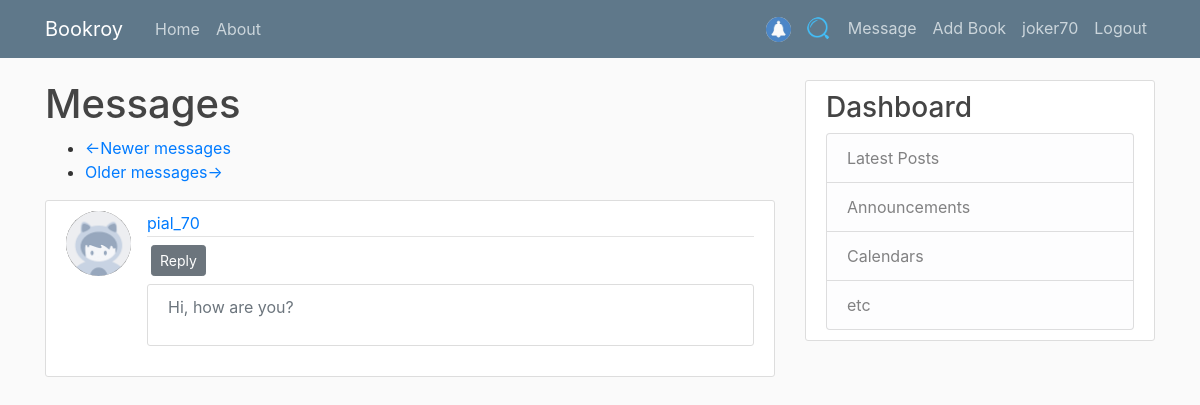
/messages (signed in), run on an earlier commit of the app's database.
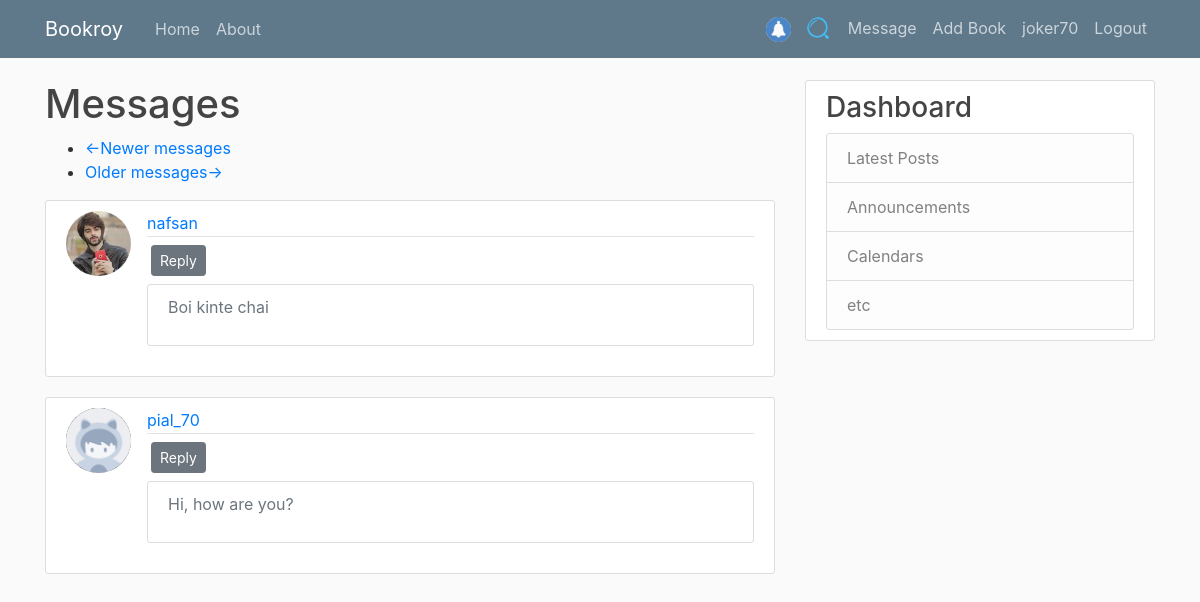
And on a later commit of the database.
### App/models.py (models this page shows, shortened)
class Message(db.Model):
    id = db.Column(db.Integer, primary_key=True)
    sender_id = db.Column(db.Integer, db.ForeignKey('user.id'))
    recipient_id = db.Column(db.Integer, db.ForeignKey('user.id'))
    body = db.Column(db.String(200))
    timestamp = db.Column(db.DateTime, index=True, default=datetime.utcnow)

class User(db.Model, UserMixin):
    id = db.Column(db.Integer, primary_key=True)
    username = db.Column(db.String(20), unique=True, nullable=False)
    email = db.Column(db.String(100), unique=True, nullable=False)
    profilePicture = db.Column(db.String(50), nullable=False, default='default.jpg')
    password = db.Column(db.String(50), nullable=False)
    posts = db.relationship('Post', backref='author', lazy=True)
    messages_sent = db.relationship('Message',
                                    foreign_keys='Message.sender_id',
                                    backref='author', lazy='dynamic')
    messages_received = db.relationship('Message',
                                        foreign_keys='Message.recipient_id',
                                        backref='recipient', lazy='dynamic')
    last_message_read_time = db.Column(db.DateTime)

### App/main/routes.py (the view)
@main.route('/messages')
@login_required
def messages():
    current_user.last_message_read_time = datetime.utcnow()
    db.session.commit()
    page = request.args.get('page', 1, type=int)
    messages = current_user.messages_received.order_by(
        Message.timestamp.desc()).paginate(per_page=5, page=page)
    next_url = url_for('main.messages', page=messages.next_num) \
        if messages.has_next else None
    prev_url = url_for('main.messages', page=messages.prev_num) \
        if messages.has_prev else None
    return render_template('messages.html', messages=messages.items,
                           next_url=next_url, prev_url=prev_url, User=User)

### App/models.py (called while the page is built)
@login_manager.user_loader
def load_user(user_id):
    return User.query.get(int(user_id))

### App/templates/messages.html
{% extends "layout.html" %}
{% block content %}
    <h1>Messages</h1>
    <nav aria-label="...">
        <ul class="pager">
            <li class="previous{% if not prev_url %} disabled{% endif %}">
                <a href="{{ prev_url or '#' }}">
                    <span aria-hidden="true">&larr;</span>Newer messages
                </a>
            </li>
            <li class="next{% if not next_url %} disabled{% endif %}">
                <a href="{{ next_url or '#' }}">
                    Older messages<span aria-hidden="true">&rarr;</span>
                </a>
            </li>
        </ul>
    </nav>
    {% for message in messages %}
        <article class="media content-section">
            <img class="rounded-circle article-img"
                 src="{{ url_for('static', filename='profile_pics/' + User.query.get(message.sender_id).profilePicture) }}">
            <div class="media-body">
                <div class="article-metadata">
                    <a class="mr-2"
                       href="{{ url_for('users.profile', username=User.query.get(message.sender_id).username) }}">{{ User.query.get(message.sender_id).username }}</a>
                </div>
                <div class="row m-1">
                    <a class="btn btn-secondary btn-sm mt-1 mb-1"
                       href={{ url_for('main.send_message', recipient=User.query.get(message.sender_id).username) }}>Reply</a>
                </div>
                <div class="content-section">
                    <p class="text-muted">{{ message.body }}</p>
                </div>
            </div>
        </article>
    {% endfor %}
{% endblock %}

What changed in the data, as far as the page shows it:
added Message: profilePicture (picture), body "Boi kinte chai"
added User: query.get "nafsan"
